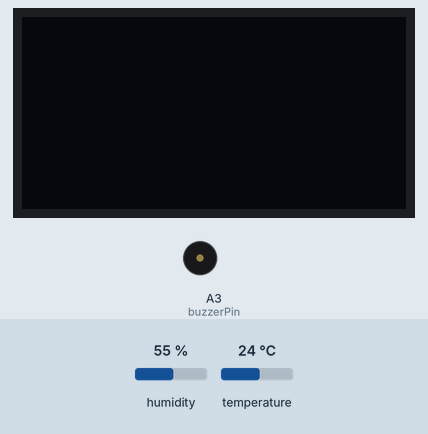
Simulated run of this sketch. Board: Arduino Uno, built with avr-gcc and run on an emulated ATmega328P. Shown: 128×64 one-colour display, buzzer (waves = sounding). The inputs (shaded band) are chosen by the test bench; at power-on: humidity 55 %, temperature 24 °C.

Above: at 3.0 s.
3.1 s: humidity set to 41 %
6.0 s: humidity set to 38 %
At 6.8 s:
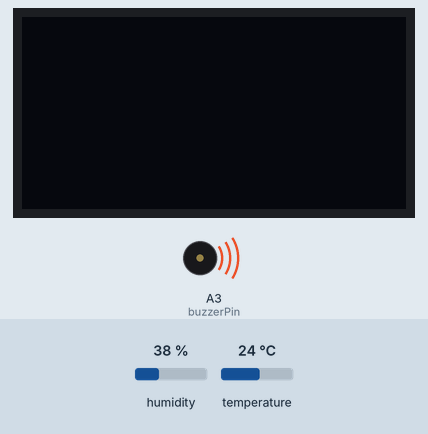
Timing chart, 0 to 15.1 s (numbered marks = the images above; inputs shaded):
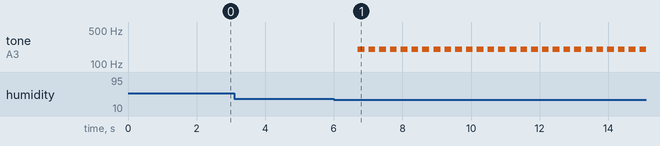

Measured:
- the behaviour switches between 40 and 39 % on humidity (found by bisection; images 0 and 1)
- after the input at 3.1 s, every drawn part: stays the same
- after the input at 6.0 s, tone on A3 (buzzerPin): alternates 200 Hz for 0.20 s and silent for 0.11 s, starting after 0.70 s

The sketch:

L8_dht11_alarm_XIAO_en.ino
```cpp
#include "DHT.h"//Use DHT library
#include <Arduino.h>
#include <U8x8lib.h>//Use u8x8 library
#define DHTPIN 0
#define DHTTYPE DHT11//Specify using DHT11
DHT dht(DHTPIN, DHTTYPE);
int buzzerPin = A3;
U8X8_SSD1306_128X64_NONAME_HW_I2C u8x8(/* reset=*/ U8X8_PIN_NONE);//Set constructor to connect OLED display

void setup() {
  pinMode(buzzerPin , OUTPUT);//Set buzzer pin to output mode
  Wire.begin();//Initialize wire library and join to I2C network
  dht.begin();//DHT begins operation
  u8x8.begin();//u8x8 begins operation
  u8x8.setPowerSave(0);  //Disable power save mode, 1 is enable. After enabling power save mode, nothing will be seen on the screen
  u8x8.setFlipMode(1);
}

void loop() {
  float temp, humi;//Set variables temp and humi to floating point type, representing temperature and humidity respectively
  temp = dht.readTemperature();//Read temperature value and store it in temp
  humi = dht.readHumidity();//Read humidity value and store it in humi
  if (temp > 30 || humi < 40) {  //When the temperature is above 30 or the humidity is below 40, if either condition is met, the buzzer will sound an alarm
  tone(buzzerPin, 200, 200);
  }

  u8x8.setFont(u8x8_font_chroma48medium8_r);//Set display font
  u8x8.setCursor(0, 33);//Set the position of the drawing cursor (0,33)
  u8x8.print("Temp:");//Display "Temp:" at the position (0,33)
  u8x8.print(temp);//Then display the real-time temperature value
  u8x8.print("C");//Then display the unit of temperature "C"
  u8x8.setCursor(0,50);
  u8x8.print("Humidity:");
  u8x8.print(humi);
  u8x8.print("%");
  u8x8.refreshDisplay();
  delay(200);
}
```
